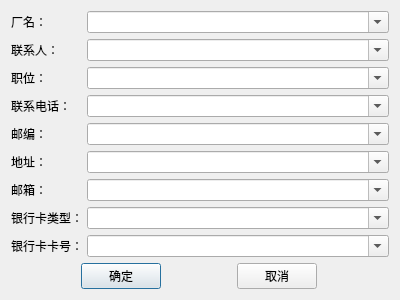
<?xml version="1.0" encoding="UTF-8"?>
<ui version="4.0">
 <class>FactoryDlg</class>
 <widget class="QDialog" name="FactoryDlg">
  <property name="geometry">
   <rect>
    <x>0</x>
    <y>0</y>
    <width>400</width>
    <height>300</height>
   </rect>
  </property>
  <property name="windowTitle">
   <string>FactoryDlg</string>
  </property>
  <layout class="QVBoxLayout" name="verticalLayout">
   <item>
    <layout class="QVBoxLayout" name="m_pLayout">
     <item>
      <layout class="QHBoxLayout" name="m_pNameVLayout">
       <item>
        <widget class="QLabel" name="m_pNameLabel">
         <property name="maximumSize">
          <size>
           <width>70</width>
           <height>24</height>
          </size>
         </property>
         <property name="text">
          <string>厂名：</string>
         </property>
        </widget>
       </item>
       <item>
        <widget class="QComboBox" name="m_pNameBox">
         <property name="editable">
          <bool>true</bool>
         </property>
        </widget>
       </item>
      </layout>
     </item>
     <item>
      <layout class="QHBoxLayout" name="m_pContactVLayout">
       <item>
        <widget class="QLabel" name="m_pContactLabel">
         <property name="maximumSize">
          <size>
           <width>70</width>
           <height>24</height>
          </size>
         </property>
         <property name="text">
          <string>联系人：</string>
         </property>
        </widget>
       </item>
       <item>
        <widget class="QComboBox" name="m_pContactBox">
         <property name="editable">
          <bool>true</bool>
         </property>
        </widget>
       </item>
      </layout>
     </item>
     <item>
      <layout class="QHBoxLayout" name="m_pPostVLayout">
       <item>
        <widget class="QLabel" name="m_pPostLabel">
         <property name="maximumSize">
          <size>
           <width>70</width>
           <height>24</height>
          </size>
         </property>
         <property name="text">
          <string>职位：</string>
         </property>
        </widget>
       </item>
       <item>
        <widget class="QComboBox" name="m_pPostBox">
         <property name="editable">
          <bool>true</bool>
         </property>
        </widget>
       </item>
      </layout>
     </item>
     <item>
      <layout class="QHBoxLayout" name="m_pPhoneVLayout">
       <item>
        <widget class="QLabel" name="m_pPhoneLabel">
         <property name="maximumSize">
          <size>
           <width>70</width>
           <height>24</height>
          </size>
         </property>
         <property name="text">
          <string>联系电话：</string>
         </property>
        </widget>
       </item>
       <item>
        <widget class="QComboBox" name="m_pPhoneBox">
         <property name="editable">
          <bool>true</bool>
         </property>
        </widget>
       </item>
      </layout>
     </item>
     <item>
      <layout class="QHBoxLayout" name="m_pZipCodeVLayout">
       <item>
        <widget class="QLabel" name="m_pZipCodeLabel">
         <property name="maximumSize">
          <size>
           <width>70</width>
           <height>24</height>
          </size>
         </property>
         <property name="text">
          <string>邮编：</string>
         </property>
        </widget>
       </item>
       <item>
        <widget class="QComboBox" name="m_pZipCodeBox">
         <property name="editable">
          <bool>true</bool>
         </property>
        </widget>
       </item>
      </layout>
     </item>
     <item>
      <layout class="QHBoxLayout" name="m_pAddrHLayout">
       <item>
        <widget class="QLabel" name="m_pAddrLabel">
         <property name="maximumSize">
          <size>
           <width>70</width>
           <height>24</height>
          </size>
         </property>
         <property name="text">
          <string>地址：</string>
         </property>
        </widget>
       </item>
       <item>
        <widget class="QComboBox" name="m_pAddrBox">
         <property name="editable">
          <bool>true</bool>
         </property>
        </widget>
       </item>
      </layout>
     </item>
     <item>
      <layout class="QHBoxLayout" name="m_pEmailVLayout">
       <item>
        <widget class="QLabel" name="m_pEmailLabel">
         <property name="maximumSize">
          <size>
           <width>70</width>
           <height>24</height>
          </size>
         </property>
         <property name="text">
          <string>邮箱：</string>
         </property>
        </widget>
       </item>
       <item>
        <widget class="QComboBox" name="m_pEmailBox">
         <property name="editable">
          <bool>true</bool>
         </property>
        </widget>
       </item>
      </layout>
     </item>
     <item>
      <layout class="QHBoxLayout" name="m_pCardTypeVLayout">
       <item>
        <widget class="QLabel" name="m_pCardTypeLabel">
         <property name="maximumSize">
          <size>
           <width>70</width>
           <height>24</height>
          </size>
         </property>
         <property name="text">
          <string>银行卡类型：</string>
         </property>
        </widget>
       </item>
       <item>
        <widget class="QComboBox" name="m_pCardTypeBox">
         <property name="editable">
          <bool>true</bool>
         </property>
        </widget>
       </item>
      </layout>
     </item>
     <item>
      <layout class="QHBoxLayout" name="m_pCardNumVLayout">
       <item>
        <widget class="QLabel" name="m_pCardNumLabel">
         <property name="maximumSize">
          <size>
           <width>70</width>
           <height>24</height>
          </size>
         </property>
         <property name="text">
          <string>银行卡卡号：</string>
         </property>
        </widget>
       </item>
       <item>
        <widget class="QComboBox" name="m_pCardNumBox">
         <property name="editable">
          <bool>true</bool>
         </property>
        </widget>
       </item>
      </layout>
     </item>
     <item>
      <layout class="QHBoxLayout" name="m_pBtnVLayout">
       <item>
        <widget class="QPushButton" name="m_pAcceptBtn">
         <property name="maximumSize">
          <size>
           <width>80</width>
           <height>16777215</height>
          </size>
         </property>
         <property name="text">
          <string>确定</string>
         </property>
        </widget>
       </item>
       <item>
        <widget class="QPushButton" name="m_pRejectBtn">
         <property name="maximumSize">
          <size>
           <width>80</width>
           <height>16777215</height>
          </size>
         </property>
         <property name="text">
          <string>取消</string>
         </property>
        </widget>
       </item>
      </layout>
     </item>
    </layout>
   </item>
  </layout>
 </widget>
 <layoutdefault spacing="6" margin="11"/>
 <resources/>
 <connections>
  <connection>
   <sender>m_pRejectBtn</sender>
   <signal>clicked()</signal>
   <receiver>FactoryDlg</receiver>
   <slot>reject()</slot>
   <hints>
    <hint type="sourcelabel">
     <x>284</x>
     <y>279</y>
    </hint>
    <hint type="destinationlabel">
     <x>360</x>
     <y>272</y>
    </hint>
   </hints>
  </connection>
 </connections>
</ui>
